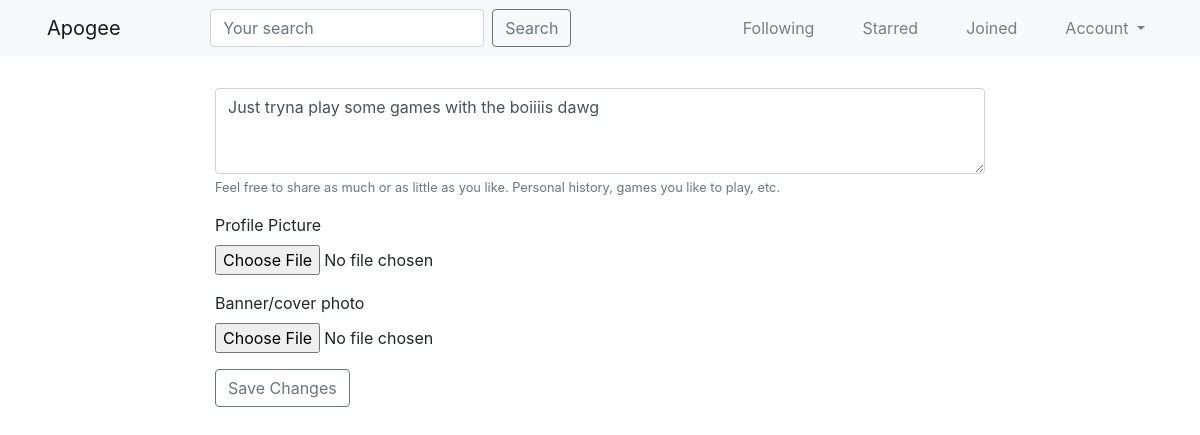
The app's page /profiles/caldwellclarke/edit/ (signed in), older data.
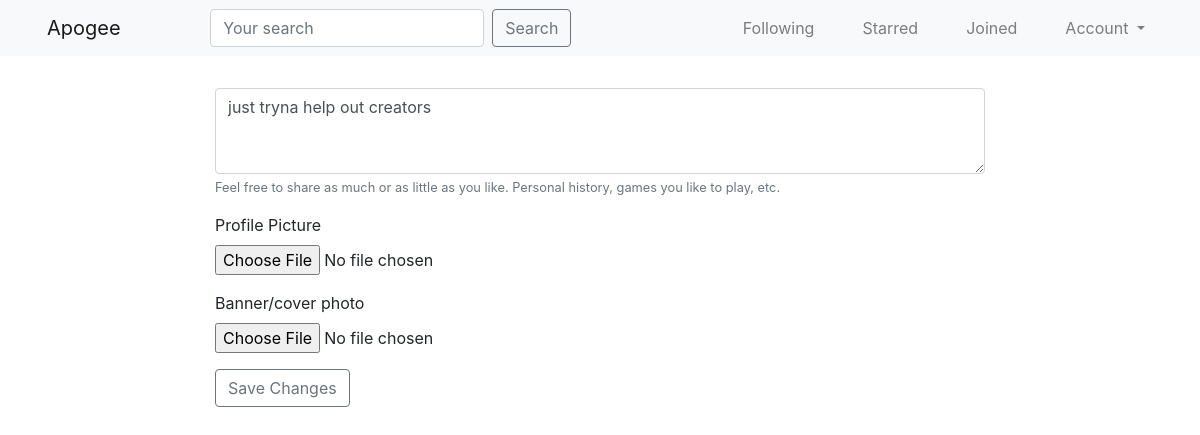
The same page, newer data.
### accounts/models.py (models this page shows, shortened)
class UserProfile(models.Model):
	user = models.OneToOneField(
			settings.AUTH_USER_MODEL,
			on_delete=models.CASCADE,
			related_name='profile'
		)
	following = models.ManyToManyField(
			settings.AUTH_USER_MODEL,
			blank=True,
			related_name='followed_by'
		)
	profile_picture = models.ImageField(upload_to='profile_pics/%Y/%m/%d/', blank=True)
	banner = models.ImageField(upload_to='banners/%Y/%m/%d/', blank=True)
	bio = models.TextField(max_length=700, blank=True)
	objects = UserProfileManager()
	def get_absolute_url(self):
		return reverse_lazy('profiles:detail', kwargs={'username': self.user.username})
	def get_edit_url(self):
		return reverse_lazy('profiles:edit', kwargs={'username': self.user.username})

### accounts/views.py (the view)
# urls.py: path('<username>/edit/', UserProfileUpdateView.as_view(), name='edit'),
class UserProfileUpdateView(LoginRequiredMixin, ProfileOwnerMixin, UpdateView):
	form_class = UserProfileModelForm
	template_name = 'accounts/profile_settings_form.html'
	queryset = UserProfile.objects.all()
	def get_object(self):
		return get_object_or_404(UserProfile.objects.all(), user__username__iexact=self.kwargs.get('username'))

### accounts/forms.py
class UserProfileModelForm(forms.ModelForm):
	bio = forms.CharField(label='', required=False, widget=forms.Textarea(
		attrs={'placeholder': 'Bio', 'class': 'form-control', 'rows': 3}
		), help_text='Feel free to share as much or as little as you like. Personal history, games you like to play, etc.')
	profile_picture = forms.ImageField(label='Profile Picture', required=False)
	banner = forms.ImageField(label='Banner/cover photo', required=False)
	class Meta:
		model = UserProfile
		fields = [
			'bio',
			'profile_picture',
			'banner',
		]

### accounts/models.py (called while the page is built)
	def all(self):
		qs = self.get_queryset().all()
		try:
			if self.instance:
				qs = qs.exclude(user=self.instance)
		except:
			pass
		return qs

### accounts/templates/accounts/profile_settings_form.html (shortened to what this page needs)
{% extends 'base.html' %}
{% block content %}
<div class='row'>
	<div class='col-sm-8 offset-sm-2 mt-3'>
		{% load crispy_forms_tags %}
		<form class='form mt-3' method='POST' action='' enctype="multipart/form-data">
		    {{ form|crispy }}
		    <input class='btn btn-outline-secondary' type="submit" value='Save Changes' />
		</form>
	</div>
</div>
{% endblock content %}

### templates/base.html (shortened to what this page needs)
{% load static %}
<html lang="en">
  <head>
    <link rel="stylesheet" href="https://maxcdn.bootstrapcdn.com/bootstrap/4.0.0/css/bootstrap.min.css">
  </head>
  <body>
    {% include 'navbar.html' %}
    <div class='container-fluid'>
        {% block content %}
        {% endblock content %}
    </div>
  </body>
</html>

### templates/navbar.html (shortened to what this page needs)
<nav class="navbar navbar-expand-md navbar-light bg-light">
  <div class='container-fluid'>
    <a class="navbar-brand ml-3" href="{% url 'home' %}">Apogee</a>
    <div class="collapse navbar-collapse" id="navbarSupportedContent">
      {% include 'parties/search_form.html' %}
      {% if request.user.is_authenticated %}
      <ul class="navbar-nav ml-auto">
        <li class="nav-item mx-3">
          <a class="nav-link" href="{% url 'parties:following-list' %}">Following</a>
        </li>
        <li class="nav-item mx-3">
          <a class="nav-link" href="{% url 'parties:starred-list' %}">Starred</a>
        </li>
        <li class="nav-item mx-3">
          <a class="nav-link" href="{% url 'parties:joined-list' %}">Joined</a>
        </li>
        <li class="nav-item dropdown mx-3">
          <a class="nav-link dropdown-toggle" href="#" id="navbarDropdown" role="button" data-toggle="dropdown" aria-haspopup="true" aria-expanded="false">
            Account
          </a>
        </li>
      </ul>
      {% endif %}
    </div>
  </div>
</nav>

### parties/templates/parties/search_form.html
<form id='navbar-search-form' class="form-inline my-2 my-lg-0 mx-auto" method='GET' action='{% url "search" %}'>
	<input class="form-control mr-sm-2" type='text' name='q' placeholder='Your search' value='{{ request.GET.q }}'>
	<button type="submit" class="btn btn-outline-secondary my-2 my-sm-0">Search</button>
</form>

Row changes from the older to the newer data that the page shows:
changed UserProfile: bio "Just tryna play some games with the boiiiis dawg" → "just tryna help out creators"
